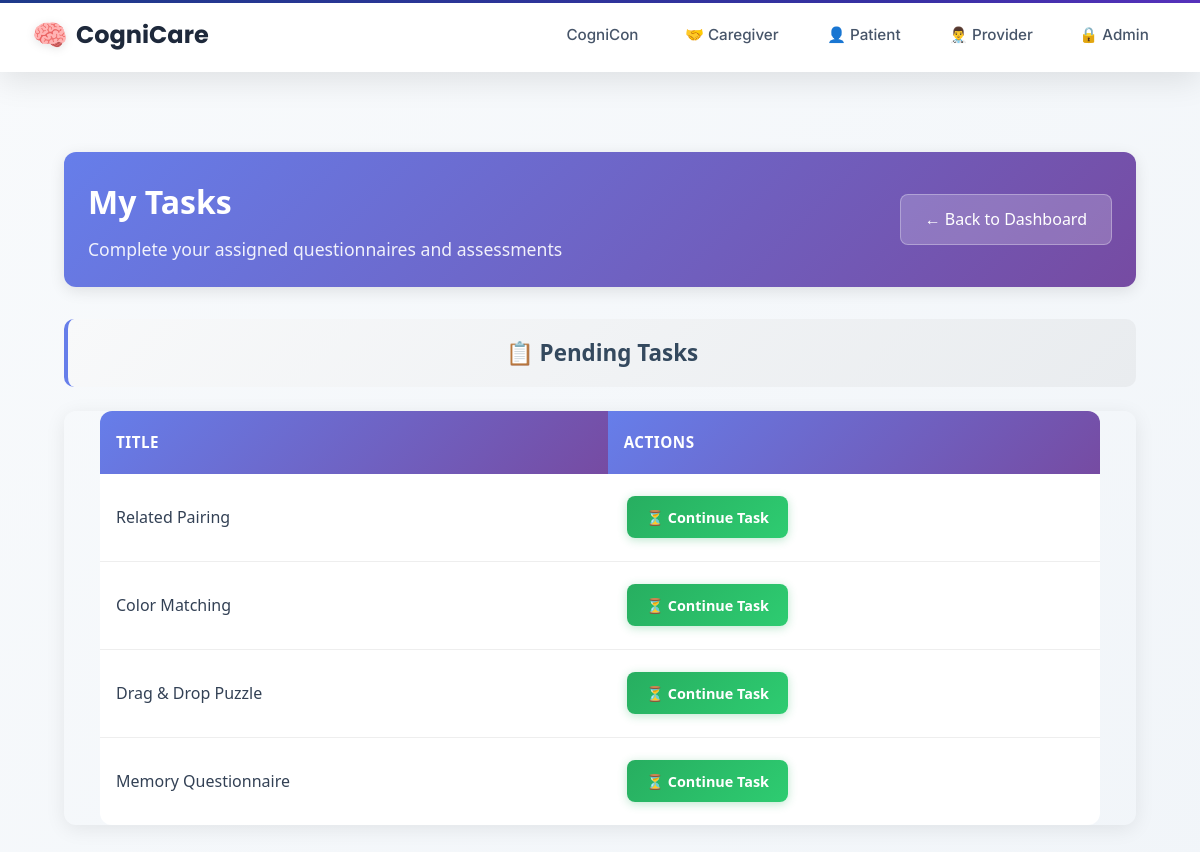
The app's page /tasks/patient/tasks/ (signed in) with its own data.
### taskmanager/models.py (models this page shows, shortened)
class Task(models.Model):
    title = models.CharField(max_length=200)
    description = models.TextField(blank=True, null=True)
    task_type = models.CharField(max_length=50, choices=TASK_TYPES)
    difficulty = models.CharField(
        max_length=20,
        choices=DIFFICULTY_LEVELS,
        default='mild',
        help_text="Cognitive difficulty level for games"
    )
    assigned_by = models.ForeignKey(UserProfile, on_delete=models.CASCADE, related_name='assigned_tasks')
    assigned_to = models.ForeignKey(UserProfile, on_delete=models.CASCADE, related_name='received_tasks')
    status = models.CharField(max_length=20, choices=[
        ('assigned', 'Assigned'),
        ('in_progress', 'In Progress'),
        ('completed', 'Completed'),
    ], default='assigned')
    created_at = models.DateTimeField(auto_now_add=True)
    assigned_at = models.DateTimeField(auto_now_add=True)
    due_date = models.DateTimeField(null=True, blank=True)
    completed_at = models.DateTimeField(null=True, blank=True)
    task_config = models.JSONField(default=dict, blank=True)
    class Meta:
        ordering = ['-created_at']

### taskmanager/views.py (the view)
# urls.py: path('patient/tasks/', views.patient_tasks, name='patient_tasks'),
@login_required
def patient_tasks(request):
    if not hasattr(request.user, 'profile') or request.user.profile.user_type != 'patient':
        messages.error(request, 'You do not have permission to access patient tasks.')
        return redirect('home')
    tasks = Task.objects.filter(assigned_to=request.user.profile)
    context = {
        'tasks': tasks,
        'pending_tasks': tasks.filter(status__in=['assigned', 'in_progress']),
        'completed_tasks': tasks.filter(status='completed')
    }
    return render(request, 'tasks/assign/patient_tasks.html', context)

### templates/tasks/assign/patient_tasks.html (shortened to what this page needs)
{% extends 'layouts/base.html' %}
{% block content %}
<div class="dashboard-container">
    <div class="dashboard-header">
        <div class="header-info">
        <h1>My Tasks</h1>
        <p>Complete your assigned questionnaires and assessments</p>
        </div>
        <a href="{% url 'patient_dashboard' %}" class="back-btn">← Back to Dashboard</a>
    </div>
    {% if pending_tasks %}
    <div class="table-section">
        <h2 class="section-title">📋 Pending Tasks</h2>
        <div class="table-container">
            <table class="enhanced-table">
                <thead>
                    <tr>
                        <th>Title</th>
                        <th>Actions</th>
                    </tr>
                </thead>
                <tbody>
            {% for task in pending_tasks %}
                    <tr>
                        <td>{{ task.title }}</td>
                        <td>
                            <a href="{% url 'taskmanager:take_task' task.id %}" class="action-btn start-btn">
                                {% if task.status == 'assigned' %}
                                    🚀 Start Task
                                {% else %}
                                    ⏳ Continue Task
                {% endif %}
                    </a>
                        </td>
                    </tr>
            {% endfor %}
                </tbody>
            </table>
        </div>
    </div>
    {% endif %}
</div>
{% endblock %}

### templates/layouts/base.html (style rules this page uses)
:root { --patient-primary: #9333ea; --patient-secondary: #7c3aed; --patient-accent: #8b5cf6; --caregiver-primary: #059669; --caregiver-secondary: #047857; --caregiver-accent: #10b981; --provider-primary: #1e3a8a; --provider-secondary: #1e40af; --provider-accent: #3730a3; --admin-primary: #1a202c; --admin-secondary: #2d3748; --admin-accent: #fbbf24; --neutral-50: #f8fafc; --neutral-100: #f1f5f9; --neutral-200: #e2e8f0; --neutral-300: #cbd5e1; --neutral-400: #94a3b8; --neutral-500: #64748b; --neutral-600: #475569; --neutral-700: #334155; --neutral-800: #1e293b; --neutral-900: #0f172a; }
* { margin: 0; padding: 0; box-sizing: border-box; }
body { background: linear-gradient(135deg, var(--neutral-50) 0%, var(--neutral-100) 100%); font-family: 'Inter', -apple-system, BlinkMacSystemFont, 'Segoe UI', Roboto, sans-serif; min-height: 100vh; color: var(--neutral-700); line-height: 1.6; }
.dashboard-container { max-width: 1200px; margin: 0 auto; padding: 2rem; font-family: 'Inter', -apple-system, BlinkMacSystemFont, 'Segoe UI', Roboto, sans-serif; }
.dashboard-header { display: flex; justify-content: space-between; align-items: center; margin-bottom: 2rem; padding: 1.5rem; border-radius: 12px; color: white; box-shadow: 0 4px 15px rgba(0,0,0,0.1); }
.header-info h1 { margin: 0 0 0.5rem 0; font-size: 2rem; font-weight: 600; }
.header-info p { margin: 0; color: rgba(255,255,255,0.9); font-size: 1.1rem; }
.logout-btn, .back-btn { background: rgba(255,255,255,0.2); color: white; padding: 0.75rem 1.5rem; border-radius: 8px; text-decoration: none; font-weight: 500; transition: all 0.3s ease; border: 1px solid rgba(255,255,255,0.3); }
.section-title { color: #34495e; margin: 0 0 1.5rem 0; font-size: 1.4rem; font-weight: 600; text-align: center; padding: 1rem; background: linear-gradient(135deg, #f8f9fa 0%, #e9ecef 100%); border-radius: 10px; }
.table-section { margin-bottom: 2.5rem; }
.table-container { display: flex; justify-content: center; margin: 0 auto; overflow-x: auto; border-radius: 12px; box-shadow: 0 4px 20px rgba(0,0,0,0.08); }
.enhanced-table { width: 100%; max-width: 900px; border-collapse: collapse; background: white; border-radius: 12px; overflow: hidden; margin: 0 auto; }
.enhanced-table th { background: linear-gradient(135deg, #34495e 0%, #2c3e50 100%); color: white; padding: 1.2rem 1rem; text-align: left; font-weight: 600; font-size: 0.95rem; text-transform: uppercase; letter-spacing: 0.5px; }
.enhanced-table td { padding: 1.2rem 1rem; border-bottom: 1px solid #eee; vertical-align: middle; transition: background-color 0.2s ease; }
.enhanced-table tr:last-child td { border-bottom: none; }
.action-btn { padding: 0.6rem 1.2rem; border-radius: 8px; text-decoration: none; font-weight: 600; font-size: 0.9rem; transition: all 0.3s ease; display: inline-block; text-align: center; min-width: 120px; border: none; cursor: pointer; margin: 0.2rem; }

### records on screen
Task: title "Related Pairing", status "⏳ Continue Task"
Task: title "Color Matching", status "⏳ Continue Task"
Task: title "Drag & Drop Puzzle", status "⏳ Continue Task"
Task: title "Memory Questionnaire", status "⏳ Continue Task"
